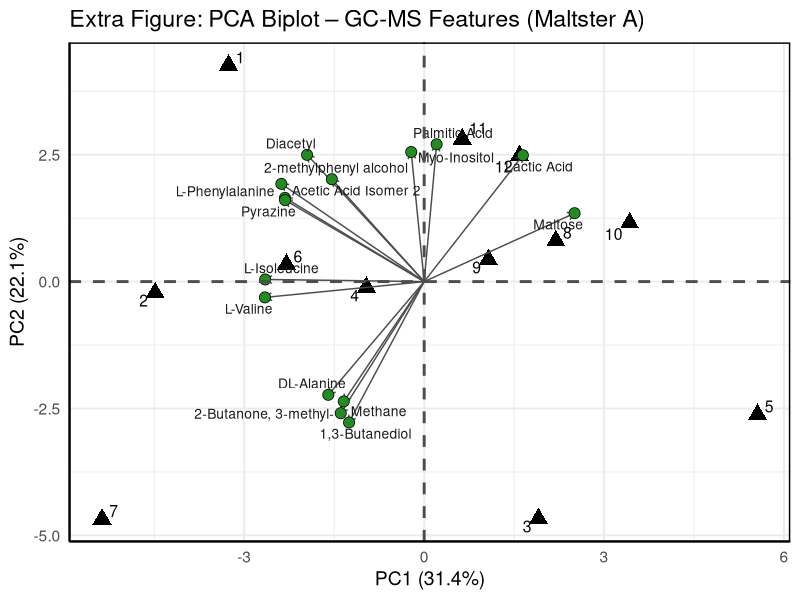

The R script that drew this image:
# Load libraries
library(tidyverse)
library(ggrepel)

# Load GC-MS data
gcms_data <- read_csv("GCMS_ONLY_03282025.csv")

# Filter to Maltster A only
malt_a <- gcms_data %>%
  filter(Origin == "Maltster A")

# Split metadata and metabolite matrix
meta_a <- malt_a %>%
  select(ID, Variety, Origin, Month)

mets_a <- malt_a %>%
  select(-ID, -Variety, -Origin, -Month)

# Run PCA
pca_res_a <- prcomp(mets_a, scale. = TRUE)

# Scores (samples)
scores_a <- as.data.frame(pca_res_a$x) %>%
  bind_cols(meta_a)

# Loadings (metabolites)
loadings_a <- as.data.frame(pca_res_a$rotation)
loadings_a$metabolite <- rownames(loadings_a)

# Top 15 loading vectors (by PC1 + PC2 magnitude)
top_loadings_a <- loadings_a %>%
  mutate(magnitude = sqrt(PC1^2 + PC2^2)) %>%
  arrange(desc(magnitude)) %>%
  slice(1:15)

# Scale arrows
scaling_factor <- 10
top_loadings_a <- top_loadings_a %>%
  mutate(PC1_scaled = PC1 * scaling_factor,
         PC2_scaled = PC2 * scaling_factor)

# Plot
ggplot() +
  # Sample points
  geom_point(data = scores_a, aes(x = PC1, y = PC2), shape = 17, color = "black", size = 4, stroke = 1.2) +
  geom_text_repel(data = scores_a, aes(x = PC1, y = PC2, label = Month), size = 4, color = "black", max.overlaps = Inf) +
  
  # Arrows for loadings
  geom_segment(data = top_loadings_a,
               aes(x = 0, y = 0, xend = PC1_scaled, yend = PC2_scaled),
               arrow = arrow(length = unit(0.2, "cm")), color = "gray30") +
  
  # Green dots at arrow tips
  geom_point(data = top_loadings_a,
             aes(x = PC1_scaled, y = PC2_scaled), shape = 21, fill = "forestgreen", color = "black", size = 3.5, stroke = 0.4) +
  
  # Metabolite labels
  geom_text_repel(data = top_loadings_a,
                  aes(x = PC1_scaled, y = PC2_scaled, label = metabolite),
                  size = 3.5, color = "gray10", max.overlaps = Inf) +
  
  # Crosshairs
  geom_hline(yintercept = 0, linewidth = 1, color = "gray30", linetype = "dashed") +
  geom_vline(xintercept = 0, linewidth = 1, color = "gray30", linetype = "dashed") +
  
  # Axis labels
  labs(
    title = "Extra Figure: PCA Biplot – GC-MS Features (Maltster A)",
    x = paste0("PC1 (", round(summary(pca_res_a)$importance[2,1]*100, 1), "%)"),
    y = paste0("PC2 (", round(summary(pca_res_a)$importance[2,2]*100, 1), "%)")
  ) +
  theme_minimal(base_size = 14) +
  theme(
    panel.border = element_rect(color = "black", fill = NA, linewidth = 1),
    axis.line = element_line(color = "black"),
    legend.position = "none"
  )
